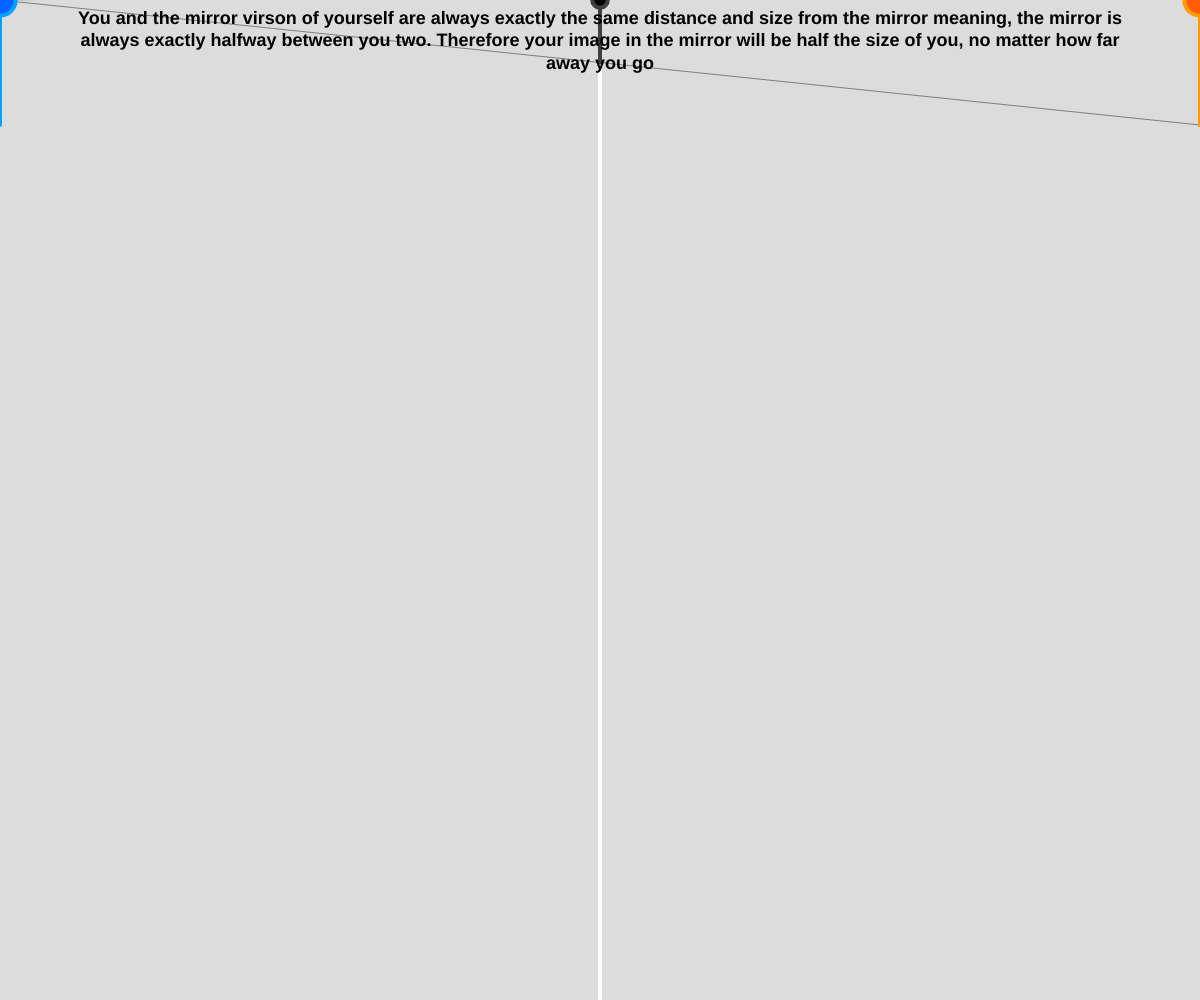
Frame 1 (no input)
Frame 60 (no input): identical to frame 1, image omitted
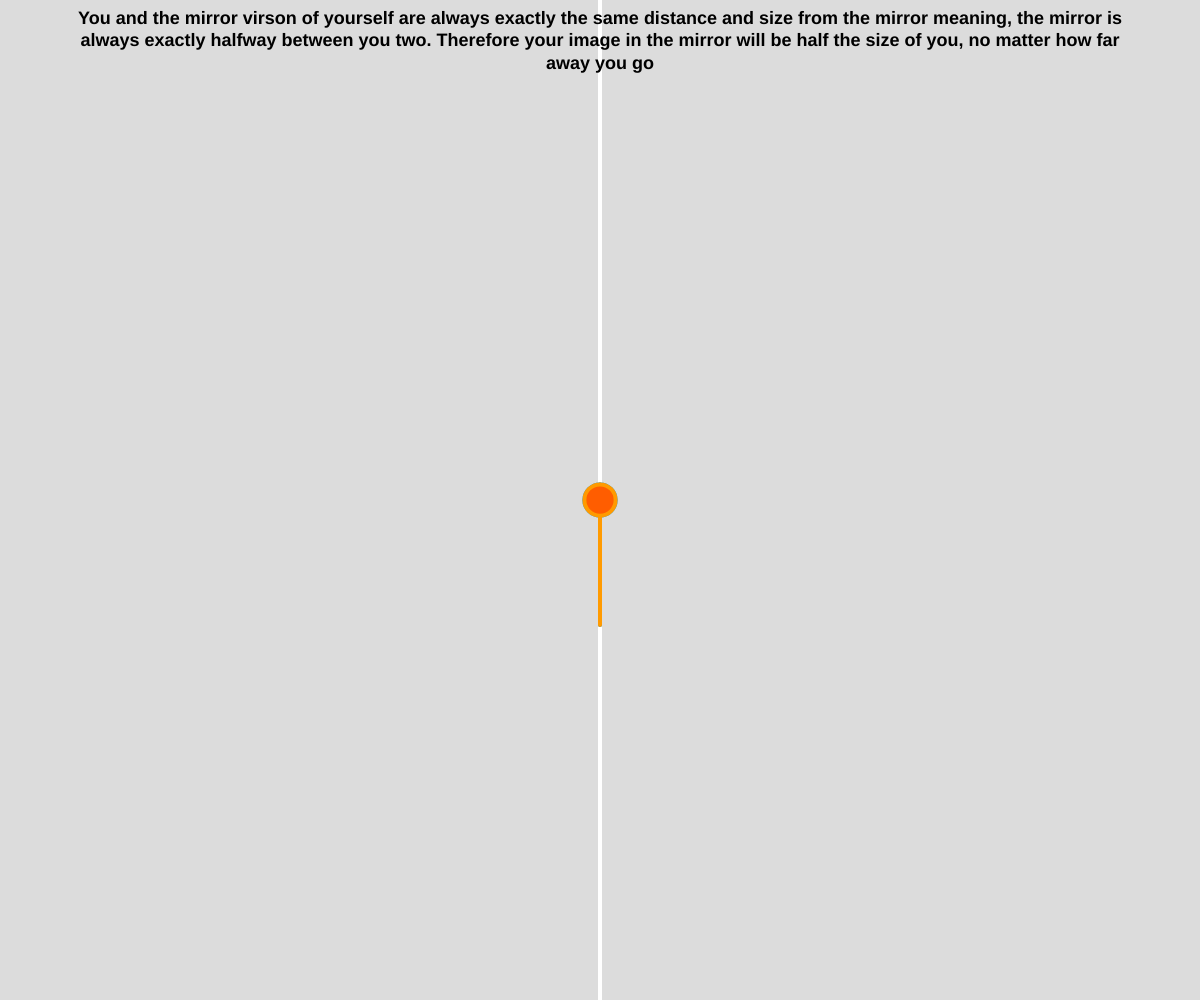
Frame 120 (the mouse pressed at the canvas centre since frame 60)

The p5.js sketch that drew these frames (run headless with seeded random() and noise() and a simulated clock; from frame 60 on, the mouse is pressed at the canvas centre):

// p5.js sketch
// ── sketch.js
function setup() {
  createCanvas(windowWidth, windowHeight);
  noCursor();
  lOrange = color(255,154,0);
  dOrange = color(255,93,0);
  lBlue = color(0,162,255);
  dBlue = color(0,101,255);
  feetOffset = windowHeight/8;
  eyeSize = feetOffset/4;
  headOffset = eyeSize/2;
}
function draw() {
  background(220);
  stroke(255);
  strokeWeight(4);
  line(width/2,0,width/2,height);
  mirrorX = -mouseX+width
  //sightlines
  strokeWeight(1);
  stroke(127);
  line(mouseX,mouseY,mirrorX,mouseY-headOffset);
  line(mouseX,mouseY,mirrorX,mouseY+feetOffset);
  //Mirror person
  strokeWeight(4);
  stroke(63);
  fill(0);
  line(width/2,mouseY-headOffset/2,width/2,mouseY+feetOffset/2)
  ellipse(width/2,mouseY,eyeSize/2,eyeSize/2);
  //Blue person
  strokeWeight(4);
  stroke(lBlue);
  fill(dBlue);
  line(mouseX,mouseY-headOffset,mouseX,mouseY+feetOffset)
  ellipse(mouseX,mouseY,eyeSize,eyeSize);
  //Orange (mirrored) person
  strokeWeight(4);
  stroke(lOrange);
  fill(dOrange);
  line(mirrorX,mouseY-headOffset,mirrorX,mouseY+feetOffset)
  ellipse(mirrorX,mouseY,eyeSize,eyeSize);

  noStroke();
  textSize(18);
  textStyle(BOLD);
  fill(0);
  textAlign(CENTER, TOP);
  text(
    "You and the mirror virson of yourself are always exactly the same distance and size from the mirror meaning, the mirror is always exactly halfway between you two. Therefore your image in the mirror will be half the size of you, no matter how far away you go",
    width/20, height/100, width-width/10);
}
function windowResized() {
  resizeCanvas(windowWidth, windowHeight);
}
